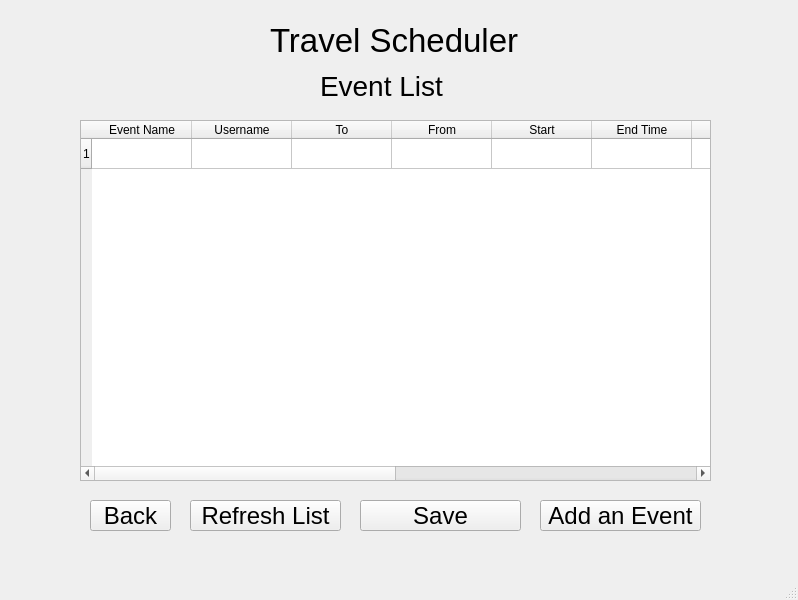
<?xml version="1.0" encoding="UTF-8"?>
<ui version="4.0">
 <class>MainWindow</class>
 <widget class="QMainWindow" name="MainWindow">
  <property name="geometry">
   <rect>
    <x>0</x>
    <y>0</y>
    <width>798</width>
    <height>600</height>
   </rect>
  </property>
  <property name="windowTitle">
   <string>MainWindow</string>
  </property>
  <widget class="QWidget" name="centralwidget">
   <widget class="QLabel" name="label">
    <property name="geometry">
     <rect>
      <x>270</x>
      <y>10</y>
      <width>251</width>
      <height>61</height>
     </rect>
    </property>
    <property name="font">
     <font>
      <pointsize>25</pointsize>
     </font>
    </property>
    <property name="text">
     <string>Travel Scheduler</string>
    </property>
    <property name="scaledContents">
     <bool>false</bool>
    </property>
   </widget>
   <widget class="QLabel" name="label_7">
    <property name="geometry">
     <rect>
      <x>320</x>
      <y>60</y>
      <width>131</width>
      <height>51</height>
     </rect>
    </property>
    <property name="font">
     <font>
      <pointsize>21</pointsize>
     </font>
    </property>
    <property name="text">
     <string>Event List</string>
    </property>
   </widget>
   <widget class="QTableWidget" name="tableWidget">
    <property name="geometry">
     <rect>
      <x>80</x>
      <y>120</y>
      <width>631</width>
      <height>361</height>
     </rect>
    </property>
    <property name="sortingEnabled">
     <bool>true</bool>
    </property>
    <property name="rowCount">
     <number>1</number>
    </property>
    <property name="columnCount">
     <number>12</number>
    </property>
    <row/>
    <column>
     <property name="text">
      <string>Event Name</string>
     </property>
    </column>
    <column>
     <property name="text">
      <string>Username</string>
     </property>
    </column>
    <column>
     <property name="text">
      <string>To</string>
     </property>
    </column>
    <column>
     <property name="text">
      <string>From</string>
     </property>
    </column>
    <column>
     <property name="text">
      <string>Start</string>
     </property>
    </column>
    <column>
     <property name="text">
      <string>End Time</string>
     </property>
    </column>
    <column/>
    <column/>
    <column/>
    <column/>
    <column/>
    <column/>
   </widget>
   <widget class="QPushButton" name="pushButton">
    <property name="geometry">
     <rect>
      <x>190</x>
      <y>500</y>
      <width>151</width>
      <height>31</height>
     </rect>
    </property>
    <property name="font">
     <font>
      <pointsize>18</pointsize>
     </font>
    </property>
    <property name="text">
     <string>Refresh List</string>
    </property>
   </widget>
   <widget class="QPushButton" name="pushButton_2">
    <property name="geometry">
     <rect>
      <x>360</x>
      <y>500</y>
      <width>161</width>
      <height>31</height>
     </rect>
    </property>
    <property name="font">
     <font>
      <pointsize>18</pointsize>
     </font>
    </property>
    <property name="text">
     <string>Save</string>
    </property>
   </widget>
   <widget class="QPushButton" name="pushButton_3">
    <property name="geometry">
     <rect>
      <x>90</x>
      <y>500</y>
      <width>81</width>
      <height>31</height>
     </rect>
    </property>
    <property name="font">
     <font>
      <pointsize>18</pointsize>
     </font>
    </property>
    <property name="text">
     <string>Back</string>
    </property>
   </widget>
   <widget class="QPushButton" name="pushButton_4">
    <property name="geometry">
     <rect>
      <x>540</x>
      <y>500</y>
      <width>161</width>
      <height>31</height>
     </rect>
    </property>
    <property name="font">
     <font>
      <pointsize>18</pointsize>
     </font>
    </property>
    <property name="text">
     <string>Add an Event</string>
    </property>
   </widget>
  </widget>
  <widget class="QMenuBar" name="menubar">
   <property name="geometry">
    <rect>
     <x>0</x>
     <y>0</y>
     <width>798</width>
     <height>21</height>
    </rect>
   </property>
  </widget>
  <widget class="QStatusBar" name="statusbar"/>
 </widget>
 <resources/>
 <connections/>
</ui>
